Frame 1 (no input): blank canvas, image omitted
Frame 60 (no input): blank canvas, image omitted
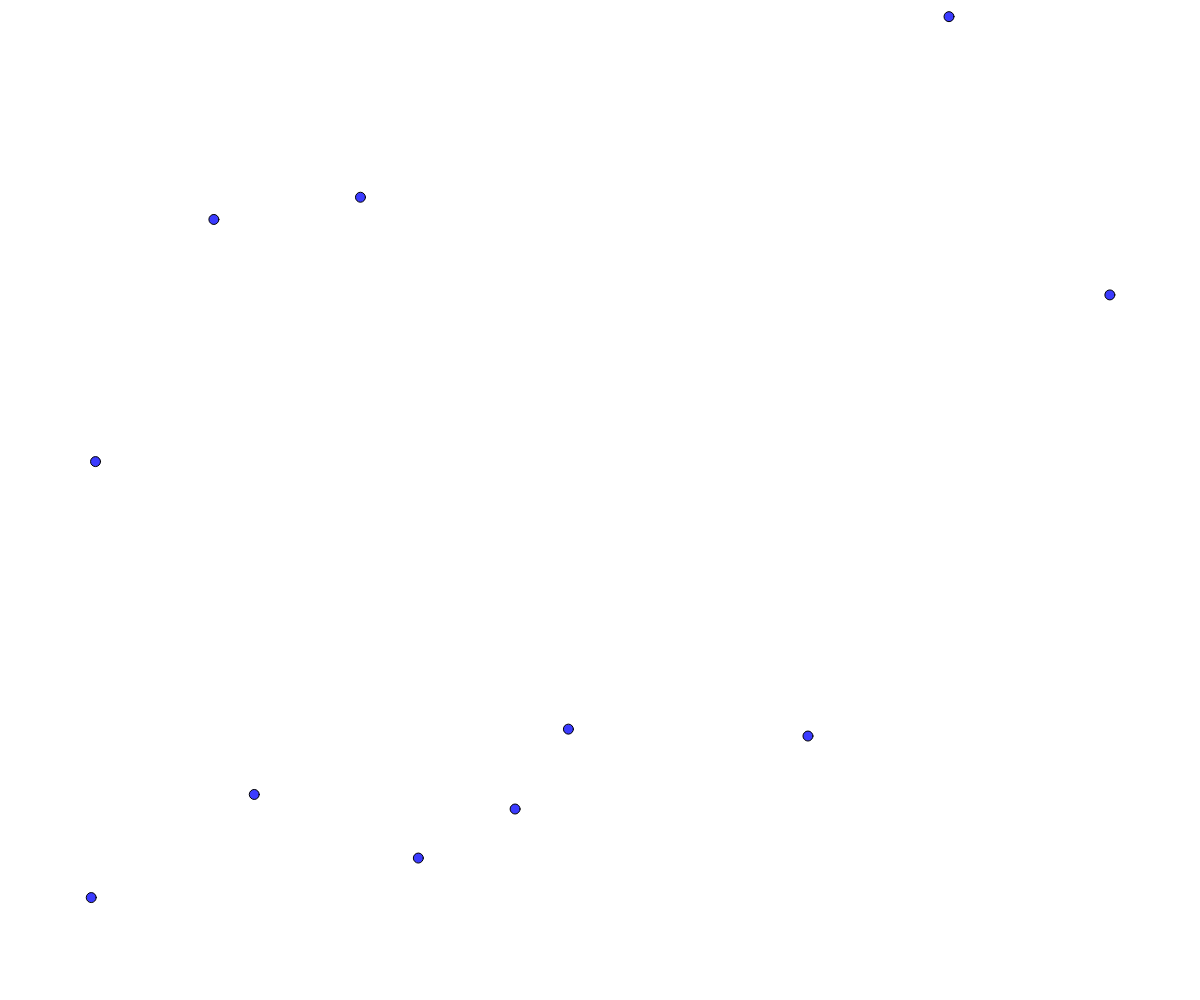
Frame 120 (the mouse pressed at the canvas centre since frame 60)

The p5.js sketch whose frames 1 and 60 were blank and that drew this single picture after the mouse press (run headless with seeded random() and noise() and a simulated clock; from frame 60 on, the mouse is pressed at the canvas centre):

// p5.js sketch
// ── sketch.js
function particle(posX,posY,speedX,speedY) {
  this.speedX	= speedX;
  this.speedY	= speedY;
  this.name		= "";
  this.color	= color(0,0,255);
  this.posX		= posX;
  this.posY		= posY;
  this.ls		= 255;
}

particle.prototype = {
 constructor: particle,
  bounce: function(){
    if(this.posX < ((width/2)*-1) || this.posX > (width/2)){
      this.speedX *= -1;
    }
    this.posX += this.speedX;
    if(this.posY < ((height/2)*-1) || this.posY > (height/2)){
      this.speedY *= -1;
    }
  	this.posY += this.speedY;
    this.ls--;
  }
}

var particleCollector = [];
var randomSpeed = 1;

function setup() {
  createCanvas(windowWidth, windowHeight); 
  textAlign(CENTER);
  randomSpeed = random(-10,10);

} 

function draw() {
  background(255);
  translate(width/2,height/2);
    for(var i=0; i<particleCollector.length; i++){
    if(particleCollector[i].ls <=0){
     particleCollector.splice(i,1)
    }
    else{
      var randomSize = random(5,20);
      fill(red(particleCollector[i].color),green(particleCollector[i].color),blue(particleCollector[i].color),particleCollector[i].ls);
      ellipse(particleCollector[i].posX,particleCollector[i].posY,10,10);
  	  particleCollector[i].bounce();
    
    }
  }
}

function mousePressed(){
 for(var i=0; i<=10; i++){
   particleCollector.push(new particle(0,0,random(-10,10),random(-10,10)));
 }
}
